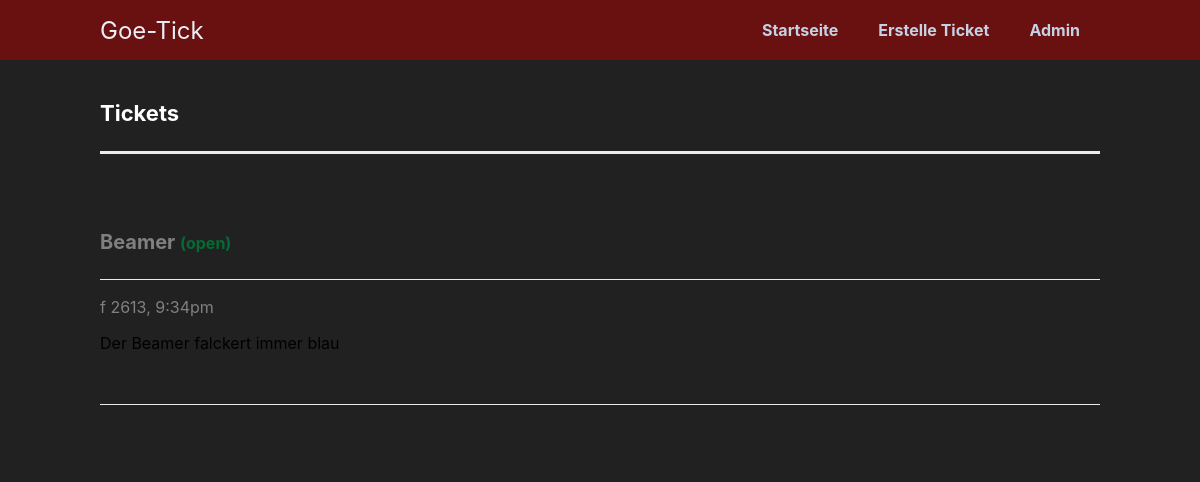
The app's page /index.php?id=58 (signed in) with its own data.
### tables this page shows
CREATE TABLE `tickets` (
  `ticket_ID` int(11) NOT NULL,
  `fehler_ID` int(11) NOT NULL,
  `nutzer_ID` int(11) NOT NULL,
  `title` varchar(255) NOT NULL,
  `created` datetime NOT NULL DEFAULT current_timestamp(),
  `StatusTicket` enum('open','closed','resolved') NOT NULL DEFAULT 'open'
);

CREATE TABLE `issue` (
  `Fehler_ID` int(11) NOT NULL,
  `ticket_ID` int(11) NOT NULL,
  `user_ID` int(11) NOT NULL,
  `Raum` varchar(255) NOT NULL,
  `Gerät` text NOT NULL,
  `Beschreibung` text NOT NULL
);

### index.php (the view, shortened to what this page needs)
<?php
include 'functions.php';
$pdo = pdo_connect_mysql();
$stmt_ticket= $pdo->prepare('SELECT * From tickets INNER JOIN issue on tickets.ticket_ID = issue.ticket_ID WHERE nutzer_ID = :nutzer_ID');
$stmt_ticket->execute(array(
    ':nutzer_ID' => $_SESSION['user_ID']
));
$stmt_ticket = $stmt_ticket->fetchall(PDO::FETCH_ASSOC);
?>
<?=template_header('Tickets')?>
<div class="content home">
    <h1>Tickets</h1>
    <?php
if(!isset($_GET['id'])):?>
    <p class="paragraph">Willkommen auf der Startseite des Goethe Technik Supports. Wir werden unsere bestes tun um ihr Problem zu beheben
    </p>
    <div class="btns">
        <a href="create.php" class="btn">Erstelle Ticket</a>
        <a href="userLogin.php" class="btn">Abmelden</a>
        <a href="adminLogin.php" class="btn">Admin</a>
    </div>
    <div class="tickets-list">
        <?php foreach($stmt_ticket as $ticket):?>
        <a href="index.php?id=<?=$ticket['ticket_ID']?>" class="ticket">
            <span class="con">
                <?php if ($ticket['StatusTicket'] == 'open'): ?>
                <i class="far fa-clock fa-2x"></i>
                <?php elseif ($ticket['StatusTicket'] == 'resolved'): ?>
                <i class="fas fa-check fa-2x"></i>
                <?php elseif ($ticket['StatusTicket'] == 'closed'): ?>
                <i class="fas fa-times fa-2x"></i>
                <?php endif; ?>
            </span>
            <span class="con">
                <span class="title"><?php $ticket['title']?></span>
                <span class="msg"><?=$ticket['Beschreibung']?></span>
            </span>
            <span class="con created"><?=date('F dS, G:ia', strtotime($ticket['created']))?></span>
        </a>
        <?php endforeach; ?>
    </div>
</div>
<?php else: ?>
<div class="content view">
    <?php foreach ($stmt_ticket as $tk):?>
    <?php if ($tk['ticket_ID'] == $_GET['id']): ?>
    <div class="ticket">
        <h2><?=htmlspecialchars($tk['title'], ENT_QUOTES)?>
            <span class="<?=$tk['StatusTicket']?>">(<?=$tk['StatusTicket']?>)</span>
        </h2>
        <p class="created"><?=date('f ds, g:ia', strtotime($tk['created']))?></p>
        <?php echo $tk['Beschreibung'] ?>
    </div>
    <div class="comments">
    </div>
    <?php endif; ?>
    <?php endforeach; ?>
    <?php endif; ?>
</div>
<?=template_footer()?>

### stylesheet.css (style rules this page uses)
* { box-sizing: border-box; font-family: -apple-system, BlinkMacSystemFont, "segoe ui", roboto, oxygen, ubuntu, cantarell, "fira sans", "droid sans", "helvetica neue", Arial, sans-serif; font-size: 16px; -webkit-font-smoothing: antialiased; -moz-osx-font-smoothing: grayscale; }
body { background-color: #212121; margin: 0; }
.content { width: 1000px; margin: 0 auto; }
.content h1 { margin: 2; padding: 25px 0; font-size: 22px; border-bottom: 3px solid #ebebeb; color: #ffffff; }
.content h2 { margin: 2; padding: 25px 0; font-size: 20px; border-bottom: 1px solid #ebebeb; color: gray; }
.view h2 .open, .view h2 .resolved { color: #076a35; }
.view .ticket { padding: 20px 0; }
.view .ticket .created { color: gray; }
.view .comments { margin-top: 15px; border-top: 1px solid #ebebeb; padding: 25px 0; }

### records on screen
tickets: title "Beamer", StatusTicket "open", created "f 2613, 9:34pm", fehler_ID.Beschreibung "Der Beamer falckert immer blau"
